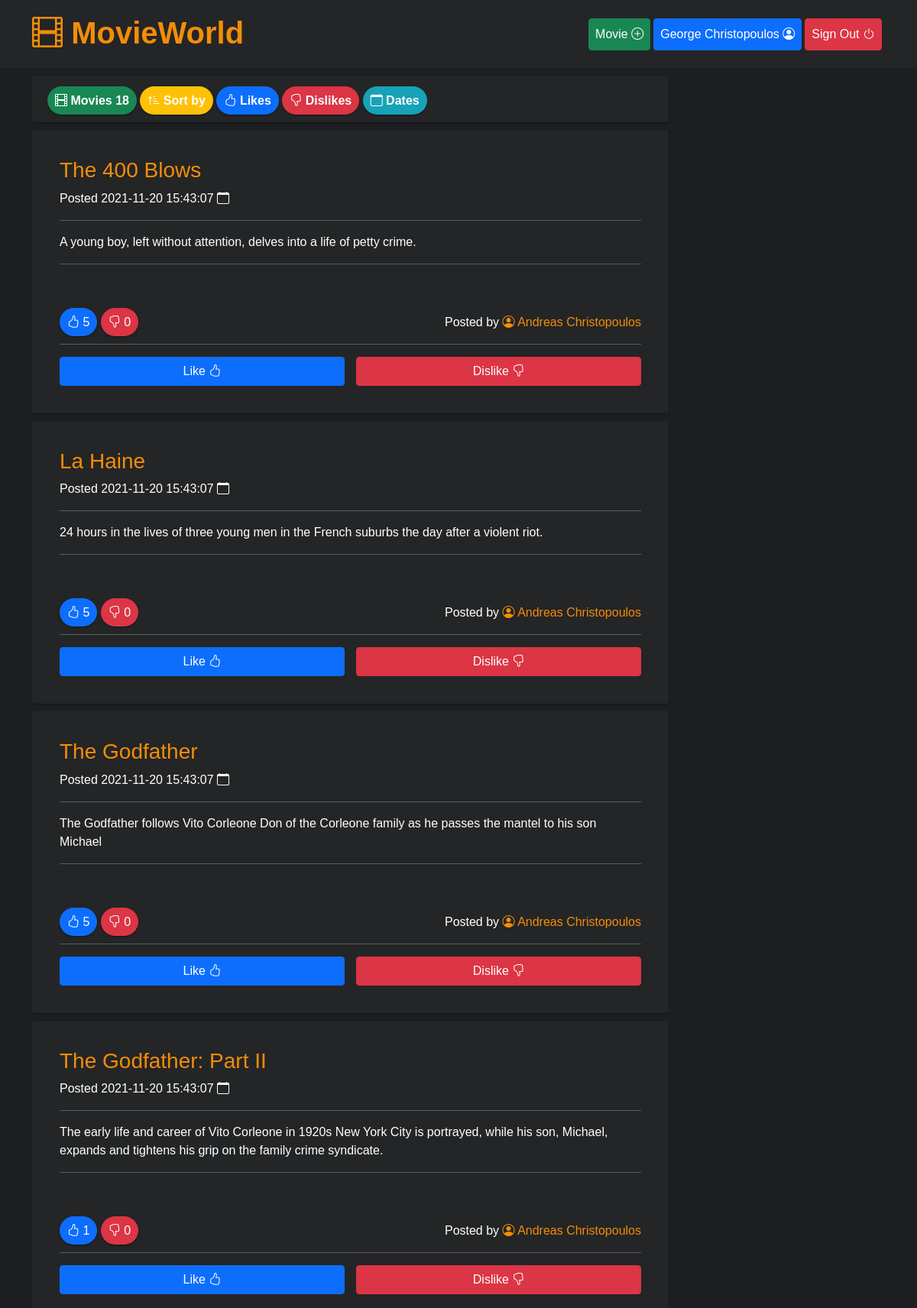
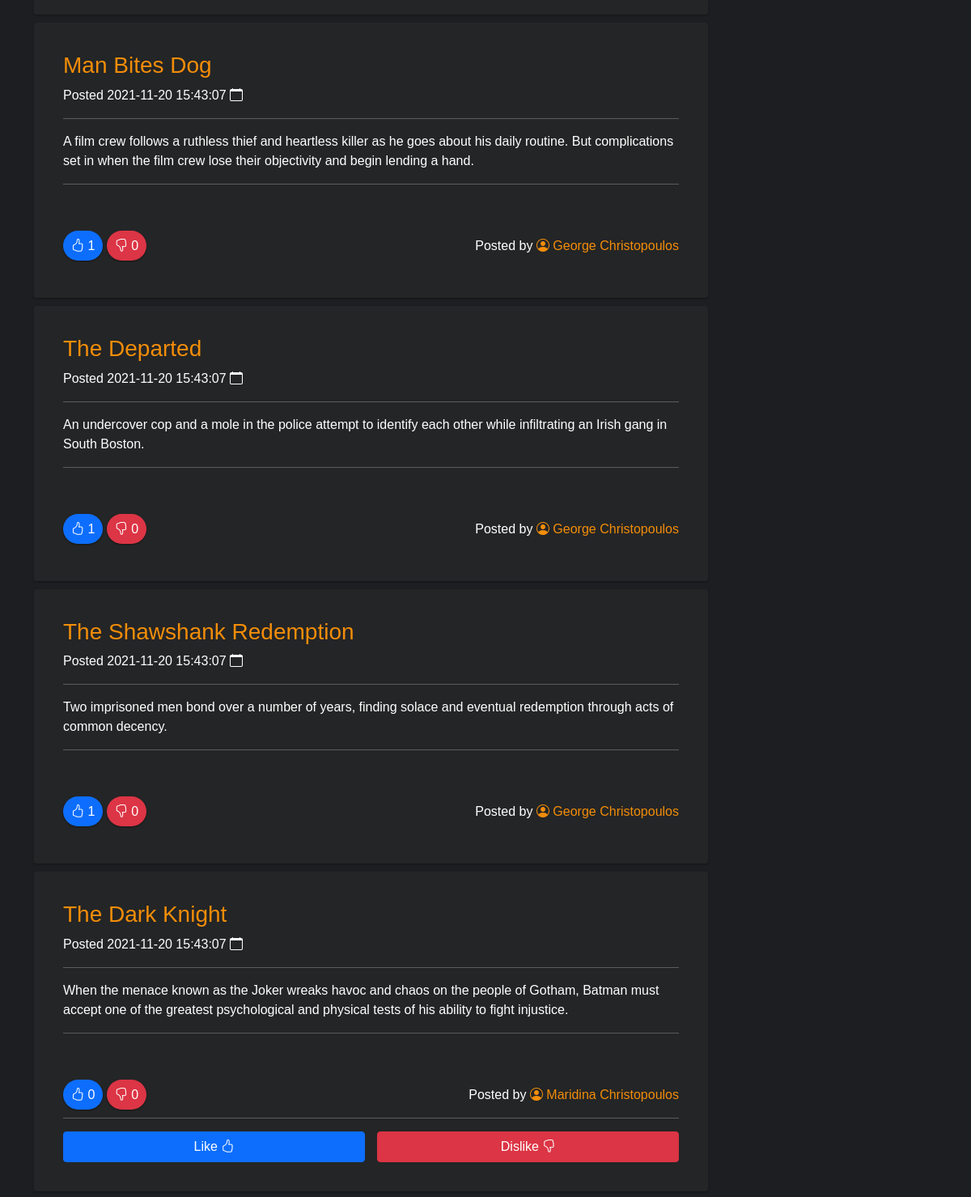
Page /index.php (signed in, upper part) on the committed database (2 pictures, top to bottom).
### tables this page shows
CREATE TABLE `movies` (
	`id` INT NOT NULL AUTO_INCREMENT,
	`title` VARCHAR(240) NOT NULL,
	`description` VARCHAR(240) NOT NULL,
    `user_id` INT NOT NULL,
	`created` DATETIME DEFAULT CURRENT_TIMESTAMP,
	`updated` DATETIME DEFAULT CURRENT_TIMESTAMP,
    FOREIGN KEY (user_id) REFERENCES users (id) ON DELETE CASCADE ON UPDATE CASCADE,
	PRIMARY KEY (`id`)
);

### index.php (the view, shortened to what this page needs)
<?php
require_once "config.php";
if ($_SESSION && $_SESSION["loggedin"] === true) {
  $userId = $_SESSION['id'];
}
$sql_movies = 'SELECT * FROM movies ORDER BY updated DESC';
$sql_users = 'SELECT id, fullname, username FROM users';
$sql_total_movies = 'SELECT COUNT(*) FROM movies';
$total_movies = $pdo->query($sql_total_movies)->fetchColumn();
$usernames = array();
foreach ($pdo->query($sql_users) as $row) {
  $usernames[$row['id']] = $row['fullname'];
}
?>
<!doctype html>
<html lang="en">
<head>
  <link href="https://cdn.jsdelivr.net/npm/bootstrap@5.1.3/dist/css/bootstrap.min.css" rel="stylesheet">
  <link rel="stylesheet" href="https://cdn.jsdelivr.net/npm/bootstrap-icons@1.7.1/font/bootstrap-icons.css">
  <link href="./assets/css/app.css" rel="stylesheet" />
</head>
<body>
  <header>
    <nav class="navbar fixed-top navbar-expand-lg navbar-dark bg-very-dark">
      <div class="container">
        <a class="navbar-brand" href="/"><i class="bi bi-film"></i> MovieWorld </a>
        <div class="collapse navbar-collapse" id="navbarNav">
          <ul class="navbar-nav ms-auto">
            <?php
            if ($_SESSION && $_SESSION["loggedin"] === true) {
              echo '
              <li class="nav-item me-1">
                <a class="nav-link btn btn-success text-white" href="newMovie.php">Movie <i class="bi bi-plus-circle"></i></a>
              </li>
              <li class="nav-item me-1">
                <a class="nav-link btn btn-primary text-white" href="profile.php">' . $_SESSION['fullname'] . ' <i class="bi bi-person-circle"></i></a>
              </li>
              <li class="nav-item me-1">
                <a class="nav-link btn btn-danger text-white" href="logout.php">Sign Out <i class="bi bi-power"></i></a>
              </li>';
            }
            ?>
          </ul>
        </div>
      </div>
    </nav>
  </header>
  <div class="add-space"></div>
  <main>
    <div class="container">
      <div class="row g-3">
        <div class="col-9">
          <div class="movies-info">
            <p>
              <span class="movie"><i class="bi bi-film"></i> Movies <?php print $total_movies ?></span>
              <span class="sorting"><i class="bi bi-sort-up-alt"></i> Sort by</span>
              <span class="like"><i class="bi bi-hand-thumbs-up"></i> Likes</span>
              <span class="dislike"><i class="bi bi-hand-thumbs-down"></i> Dislikes</span>
              <span class="date"><i class="bi bi-calendar"></i> Dates</span>
            </p>
          </div>
          <?php
          foreach ($pdo->query($sql_movies) as $row) {
            $sql_likes = 'SELECT COUNT(*) FROM ratings WHERE movie_id=' . $row['id'] . ' AND rating = 1';
            $sql_dislikes = 'SELECT COUNT(*) FROM ratings WHERE movie_id=' . $row['id'] . ' AND rating = 0';
            try {
              $likes = $pdo->query($sql_likes)->fetchColumn();
            } catch (PDOException $e) {
              $likes = 0;
            }
            try {
              $dislikes = $pdo->query($sql_dislikes)->fetchColumn();
            } catch (PDOException $e) {
              $dislikes = 0;
            }
            print '<div class="movie-texture">';
            print '<div class="card bg-very-dark">';
            print '<div class="card-body">';
            print '<h3 class="card-title">' . $row['title'] . '</h3>';
            print '<p>Posted ' . $row['updated'] . ' <i class="bi bi-calendar"></i></p>';
            print '<hr />';
            print '<p class="card-text">' . $row['description'] . '</p>';
            print '<hr />';
            print '<p>';
            print '<br /><br />';
            print '<span class="like"><i class="bi bi-hand-thumbs-up"></i> ' . $likes . '</span> ';
            print '<span class="dislike"><i class="bi bi-hand-thumbs-down"></i> ' . $dislikes . '</span>';
            print '<span style="float:right">';
            print 'Posted by <a class="postedby" href="#"><i class="bi bi-person-circle"></i> ' . $usernames[$row['user_id']] . '</a>';
            print '</span>';
            print '</p>';
            if ($_SESSION && $_SESSION["loggedin"] === true && $row['user_id'] != $userId) {
              print '<p>';
              print '<hr />';
              print '<span style="width:49%;float:left;"><a href="/rating.php?movieId=' . $row['id'] . '&userId=' . $userId . '&rating=1" style="width:100%;float:left;" class="btn btn-primary">Like <i class="bi bi-hand-thumbs-up"></i></a></span>';
              print '<span style="width:49%;float:right;"><a href="/rating.php?movieId=' . $row['id'] . '&userId=' . $userId . '&rating=0" style="width:100%;float:right;" class="btn btn-danger">Dislike <i class="bi bi-hand-thumbs-down"></i></a></span>';
              print '</p>';
            }
            print '</div>';
            print '</div>';
            print '</div>';
          }
          ?>
        </div>
      </div>
    </div>
  </main>
</body>
</html>

### assets/css/app.css (style rules this page uses)
* { margin: 0; padding: 0; box-sizing: inherit; }
html { box-sizing: border-box; }
body { background-color: #1c1e21; font-family: 'Robot', sans-serif; color: #fff; }
.navbar-brand { color: #f38d09 !important; font-weight: bold; border-bottom: 3px solid #242526; transition: border 0.5s ease-in-out; font-size: 2.5rem !important; }
.bg-very-dark { background-color: #242526; }
.date { padding: 10px; background: #17a2b8; border-radius: 20px; box-shadow: 0 1px 2px #151516; }
.sorting { padding: 10px; background: #ffc107; border-radius: 20px; box-shadow: 0 1px 2px #151516; }
.movie { padding: 10px; background: #198754; border-radius: 20px; box-shadow: 0 1px 2px #151516; }
.like { padding: 10px; background: #0d6efd; border-radius: 20px; box-shadow: 0 1px 2px #151516; }
.dislike { padding: 10px; background: #dc3545; border-radius: 20px; box-shadow: 0 1px 2px #151516; }
.movies-info { margin: 0px 0; width: 100%; height: 60px; background: #242526; padding: 20px; border-radius: 3px; box-shadow: 0 1px 2px #151516; font-weight: bold; }
.movie-texture { margin: 10px 0; width: 100%; height: auto; background: #242526; padding: 20px; border-radius: 3px; box-shadow: 0 1px 2px #151516; }
.postedby:link, .postedby:visited { color: #f38d09; text-decoration: none; padding-bottom: 4px; border-bottom: 3px solid #242526; transition: border 0.5s ease-in-out; }
.card { border: none; }
.card-title { color: #f38d09; }
.add-space { height: 100px; }

### rows in the picture
movies: title "The 400 Blows", updated "2021-11-20 15:43:07", description "A young boy, left without attention, delves into a life of petty crime.", likes "5", dislikes "0", user "Andreas Christopoulos", $row['id'] 1 (drawn)
movies: title "La Haine", updated "2021-11-20 15:43:07", description "24 hours in the lives of three young men in the French suburbs the day after a violent riot.", likes "5", dislikes "0", user "Andreas Christopoulos"
movies: title "The Godfather", updated "2021-11-20 15:43:07", description "The Godfather follows Vito Corleone Don of the Corleone family as he passes the mantel to his son Michael", likes "5", dislikes "0", user "Andreas Christopoulos"
movies: title "The Godfather: Part II", updated "2021-11-20 15:43:07", description "The early life and career of Vito Corleone in 1920s New York City is portrayed, while his son, Michael, expands and tightens his grip on the family crime syndicate.", likes "1", dislikes "0", user "Andreas Christopoulos"
movies: title "Man Bites Dog", updated "2021-11-20 15:43:07", description "A film crew follows a ruthless thief and heartless killer as he goes about his daily routine. But complications set in when the film crew lose their objectivity and begin lending a hand.", likes "1", dislikes "0", user "George Christopoulos"
movies: title "The Departed", updated "2021-11-20 15:43:07", description "An undercover cop and a mole in the police attempt to identify each other while infiltrating an Irish gang in South Boston.", likes "1", dislikes "0", user "George Christopoulos"
movies: title "The Shawshank Redemption", updated "2021-11-20 15:43:07", description "Two imprisoned men bond over a number of years, finding solace and eventual redemption through acts of common decency.", likes "1", dislikes "0", user "George Christopoulos"
movies: title "The Dark Knight", updated "2021-11-20 15:43:07", description "When the menace known as the Joker wreaks havoc and chaos on the people of Gotham, Batman must accept one of the greatest psychological and physical tests of his ability to fight injustice.", likes "0", dislikes "0", user "Maridina Christopoulos"

### other values in the picture
$_SESSION['fullname'] "George Christopoulos"
$total_movies "18"
